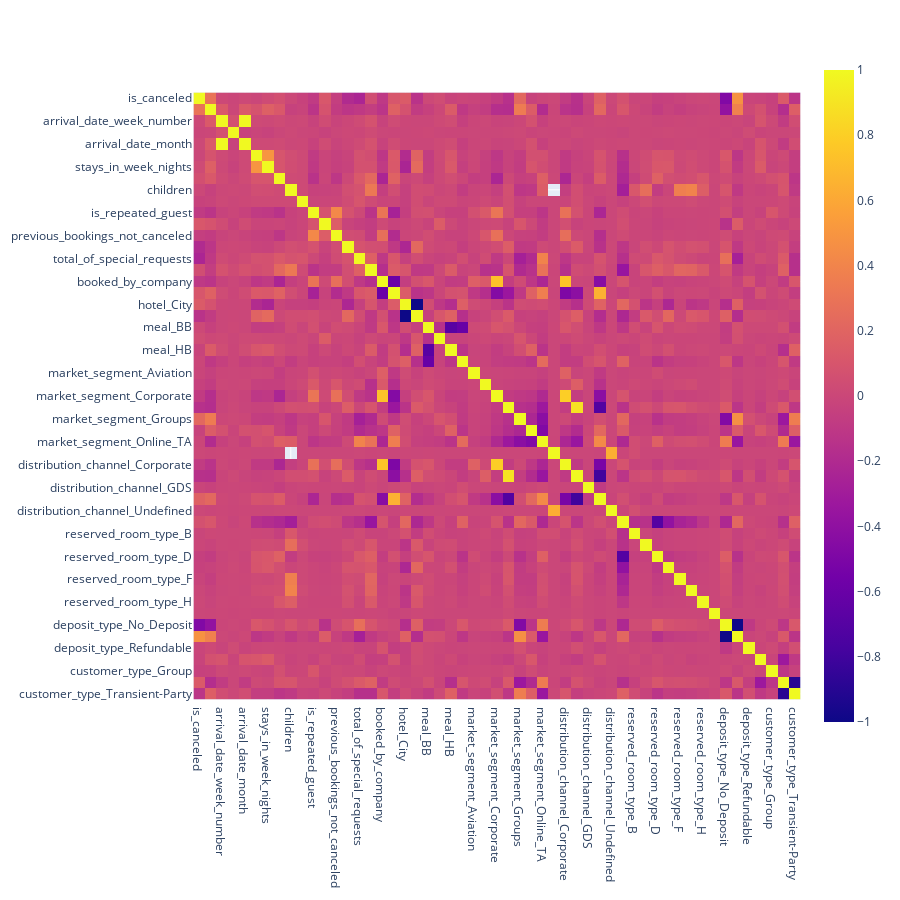

The cell this chart's notebook holds for it:
### Code cell
# Plotting a heat map
px.imshow(df.corr(), width = 900, height= 900)

### Figure 1 — Plotly figure (JSON) as saved in the notebook; plotly's stock layout.template omitted (floating-point values rounded to 4 significant figures; data arrays with more than 128 entries replaced by an {"elided": "..."} marker saying what was removed)
{"data": [{"coloraxis": "coloraxis", "hovertemplate": "x: %{x}<br>y: %{y}<br>color: %{z}<extra></extra>", "name": "0", "type": "heatmap", "x": ["is_canceled", "lead_time", "arrival_date_week_number", "arrival_date_day_of_month", "arrival_date_month", "stays_in_weekend_nights", "stays_in_week_nights", "adults", "children", "babies", "is_repeated_guest", "previous_cancellations", "previous_bookings_not_canceled", "required_car_parking_spaces", "total_of_special_requests", "avg_daily_rate", "booked_by_company", "booked_by_agent", "hotel_City", "hotel_Resort", "meal_BB", "meal_FB", "meal_HB", "meal_No_meal", "market_segment_Aviation", "market_segment_Complementary", "market_segment_Corporate", "market_segment_Direct", "market_segment_Groups", "market_segment_Offline_TA_TO", "market_segment_Online_TA", "market_segment_Undefined", "distribution_channel_Corporate", "distribution_channel_Direct", "distribution_channel_GDS", "distribution_channel_TA_TO", "distribution_channel_Undefined", "reserved_room_type_A", "reserved_room_type_B", "reserved_room_type_C", "reserved_room_type_D", "reserved_room_type_E", "reserved_room_type_F", "reserved_room_type_G", "reserved_room_type_H", "reserved_room_type_L", "deposit_type_No_Deposit", "deposit_type_Non_Refund", "deposit_type_Refundable", "customer_type_Contract", "customer_type_Group", "customer_type_Transient", "customer_type_Transient-Party"], "xaxis": "x", "y": ["is_canceled", "lead_time", "arrival_date_week_number", "arrival_date_day_of_month", "arrival_date_month", "stays_in_weekend_nights", "stays_in_week_nights", "adults", "children", "babies", "is_repeated_guest", "previous_cancellations", "previous_bookings_not_canceled", "required_car_parking_spaces", "total_of_special_requests", "avg_daily_rate", "booked_by_company", "booked_by_agent", "hotel_City", "hotel_Resort", "meal_BB", "meal_FB", "meal_HB", "meal_No_meal", "market_segment_Aviation", "market_segment_Complementary", "market_segment_Corporate", "market_segment_Direct", "market_segment_Groups", "market_segment_Offline_TA_TO", "market_segment_Online_TA", "market_segment_Undefined", "distribution_channel_Corporate", "distribution_channel_Direct", "distribution_channel_GDS", "distribution_channel_TA_TO", "distribution_channel_Undefined", "reserved_room_type_A", "reserved_room_type_B", "reserved_room_type_C", "reserved_room_type_D", "reserved_room_type_E", "reserved_room_type_F", "reserved_room_type_G", "reserved_room_type_H", "reserved_room_type_L", "deposit_type_No_Deposit", "deposit_type_Non_Refund", "deposit_type_Refundable", "customer_type_Contract", "customer_type_Group", "customer_type_Transient", "customer_type_Transient-Party"], "yaxis": "y", "z": {"elided": "53x53 float values"}}], "layout": {"coloraxis": {"colorscale": [[0, "#0d0887"], [0.1111, "#46039f"], [0.2222, "#7201a8"], [0.3333, "#9c179e"], [0.4444, "#bd3786"], [0.5556, "#d8576b"], [0.6667, "#ed7953"], [0.7778, "#fb9f3a"], [0.8889, "#fdca26"], [1, "#f0f921"]]}, "height": 900, "margin": {"t": 60}, "width": 900, "xaxis": {"anchor": "y", "constrain": "domain", "domain": [0, 1], "scaleanchor": "y"}, "yaxis": {"anchor": "x", "autorange": "reversed", "constrain": "domain", "domain": [0, 1]}}}
